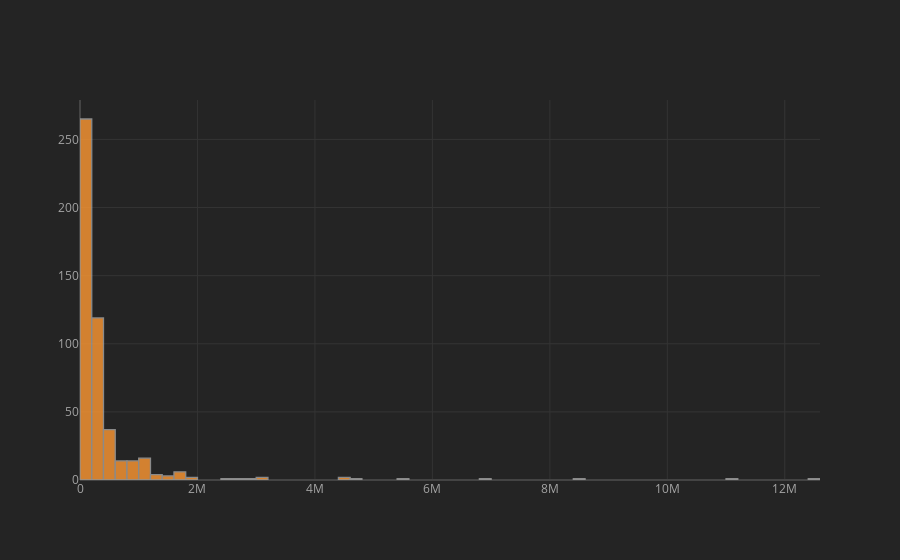

Write notebook code for a chart like this one.
### Code cell
df[['population_total']].iplot(kind='hist')

### Figure 1 — Plotly figure (JSON) as saved in the notebook; plotly's stock layout.template omitted (floating-point values rounded to 4 significant figures; data arrays with more than 128 entries replaced by an {"elided": "..."} marker saying what was removed)
{"data": [{"histfunc": "count", "histnorm": "", "marker": {"color": "rgba(255, 153, 51, 1.0)", "line": {"color": "#A4A4A4", "width": 1.3}}, "name": "population_total", "opacity": 0.8, "orientation": "v", "type": "histogram", "x": {"elided": "493 int values"}}], "layout": {"barmode": "overlay", "legend": {"bgcolor": "#242424", "font": {"color": "#F4F4F4"}}, "paper_bgcolor": "#242424", "plot_bgcolor": "#242424", "title": {"font": {"color": "#F4F4F4"}}, "xaxis": {"gridcolor": "#343434", "showgrid": true, "tickfont": {"color": "#A4A4A4"}, "title": {"font": {"color": "#A4A4A4"}, "text": ""}, "zerolinecolor": "#444444"}, "yaxis": {"gridcolor": "#343434", "showgrid": true, "tickfont": {"color": "#A4A4A4"}, "title": {"font": {"color": "#A4A4A4"}, "text": ""}, "zerolinecolor": "#444444"}}}
